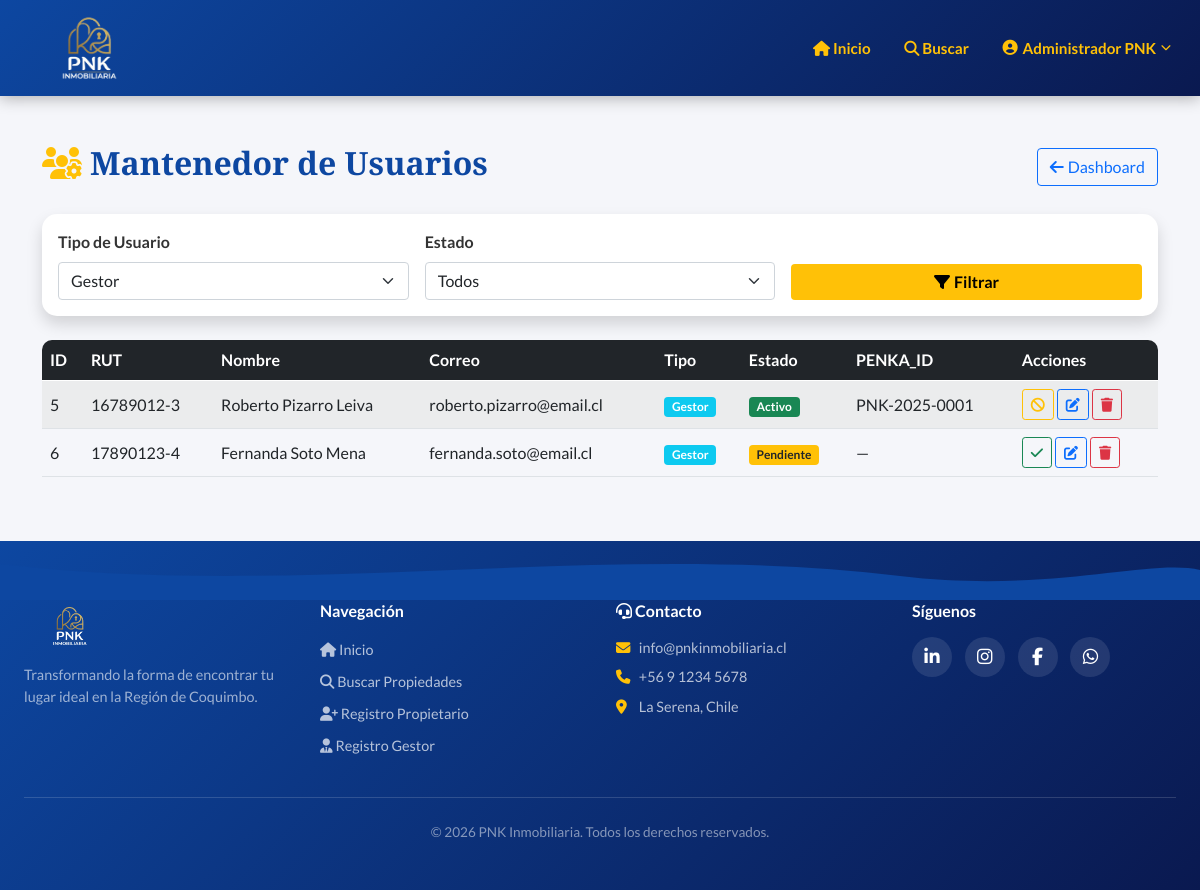
/crud-usuarios.php?tipo=gestor (signed in), run on the app's committed database.
### tables this page shows
CREATE TABLE usuarios (
    id              INT AUTO_INCREMENT PRIMARY KEY,
    rut             VARCHAR(12) NOT NULL UNIQUE,
    nombre_completo VARCHAR(150) NOT NULL,
    fecha_nacimiento DATE NULL,
    correo          VARCHAR(150) NOT NULL UNIQUE,
    password        VARCHAR(255) NOT NULL,
    sexo            ENUM('M','F') NULL,
    telefono        VARCHAR(20) NULL,
    tipo_usuario    ENUM('administrador','propietario','gestor') NOT NULL DEFAULT 'propietario',
    estado          ENUM('pendiente','activo','inactivo') NOT NULL DEFAULT 'pendiente',
    penka_id        VARCHAR(20) NULL COMMENT 'Solo para gestores, formato PNK-YYYY-XXXX',
    certificado_antecedentes VARCHAR(255) NULL COMMENT 'Ruta del archivo PDF/imagen',
    num_propiedad_bbr VARCHAR(50) NULL COMMENT 'Nro. propiedad Bienes Raíces (propietarios)',
    created_at      TIMESTAMP DEFAULT CURRENT_TIMESTAMP,
    updated_at      TIMESTAMP DEFAULT CURRENT_TIMESTAMP ON UPDATE CURRENT_TIMESTAMP,
    INDEX idx_tipo_usuario (tipo_usuario),
    INDEX idx_estado (estado),
    INDEX idx_correo (correo)
);

### includes/auth.php (called while the page is built, shortened)
<?php
function sanitize(string $input): string {
    return htmlspecialchars(trim($input), ENT_QUOTES, 'UTF-8');
}

### crud-usuarios.php (the view, shortened to what this page needs)
<?php
require_once 'includes/header.php';
$filtroTipo = $_GET['tipo'] ?? '';
$filtroEstado = $_GET['estado'] ?? '';
$page = max(1, intval($_GET['page'] ?? 1));
$perPage = 10;
$offset = ($page - 1) * $perPage;
$where = "WHERE 1=1";
$params = [];
if ($filtroTipo) { $where .= " AND tipo_usuario = ?"; $params[] = $filtroTipo; }
$stmt = $pdo->prepare("SELECT * FROM usuarios $where ORDER BY created_at DESC LIMIT $perPage OFFSET $offset");
$stmt->execute($params);
$usuarios = $stmt->fetchAll();
?>
<section class="container my-5">
    <div class="d-flex justify-content-between align-items-center mb-4">
        <h2 class="fw-bold"><i class="fas fa-users-cog text-warning me-2"></i>Mantenedor de Usuarios</h2>
        <a href="dashboard.php" class="btn btn-outline-primary"><i class="fas fa-arrow-left me-1"></i>Dashboard</a>
    </div>
    <div class="card premium-card border-0 shadow p-3 mb-4">
        <form method="GET" class="row g-3 align-items-end">
            <div class="col-md-4">
                <label class="form-label fw-bold">Tipo de Usuario</label>
                <select name="tipo" class="form-select">
                    <option value="gestor" <?= $filtroTipo==='gestor'?'selected':'' ?>>Gestor</option>
                </select>
            </div>
            <div class="col-md-4">
                <label class="form-label fw-bold">Estado</label>
                <select name="estado" class="form-select">
                    <option value="">Todos</option>
                </select>
            </div>
            <div class="col-md-4">
                <button class="btn btn-warning text-dark fw-bold w-100"><i class="fas fa-filter me-1"></i>Filtrar</button>
            </div>
        </form>
    </div>
    <div class="table-responsive">
        <table class="table table-striped table-hover align-middle">
            <thead class="table-dark">
                <tr><th>ID</th><th>RUT</th><th>Nombre</th><th>Correo</th><th>Tipo</th><th>Estado</th><th>PENKA_ID</th><th>Acciones</th></tr>
            </thead>
            <tbody>
            <?php foreach ($usuarios as $u): ?>
                <tr>
                    <td><?= $u['id'] ?></td>
                    <td><?= sanitize($u['rut']) ?></td>
                    <td><?= sanitize($u['nombre_completo']) ?></td>
                    <td><?= sanitize($u['correo']) ?></td>
                    <td><span class="badge bg-<?= $u['tipo_usuario']==='administrador'?'danger':($u['tipo_usuario']==='propietario'?'primary':'info') ?>"><?= ucfirst($u['tipo_usuario']) ?></span></td>
                    <td><span class="badge bg-<?= $u['estado']==='activo'?'success':($u['estado']==='pendiente'?'warning text-dark':'secondary') ?>"><?= ucfirst($u['estado']) ?></span></td>
                    <td><?= $u['penka_id'] ? sanitize($u['penka_id']) : '—' ?></td>
                    <td>
                        <?php if ($u['id'] > 1): ?>
                        <form method="POST" class="d-inline">
                            <button class="btn btn-sm btn-<?= $u['estado']==='activo'?'outline-warning':'outline-success' ?>" title="<?= $u['estado']==='activo'?'Desactivar':'Activar' ?>">
                                <i class="fas fa-<?= $u['estado']==='activo'?'ban':'check' ?>"></i>
                            </button>
                        </form>
                        <a href="?edit=<?= $u['id'] ?>&<?= http_build_query(['tipo'=>$filtroTipo,'estado'=>$filtroEstado,'page'=>$page]) ?>" class="btn btn-sm btn-outline-primary" title="Editar"><i class="fas fa-edit"></i></a>
                        <form method="POST" class="d-inline">
                            <button class="btn btn-sm btn-outline-danger" data-confirm="¿Eliminar este usuario?" title="Eliminar"><i class="fas fa-trash"></i></button>
                        </form>
                        <?php endif; ?>
                    </td>
                </tr>
            <?php endforeach; ?>
            </tbody>
        </table>
    </div>
</section>
<?php require_once 'includes/footer.php'; ?>

### css/style.css (style rules this page uses)
:root { --color-header: #0d47a1; --color-secundario: #1976d2; --color-acento: #ffc107; --color-texto: #ffffff; --color-dark: #0a1950; --color-gold: #d4a843; --font-heading: 'Playfair Display', Georgia, serif; --font-body: 'Lato', 'Segoe UI', sans-serif; --shadow-card: 0 10px 30px rgba(0, 0, 0, 0.08); --shadow-hover: 0 15px 35px rgba(0, 0, 0, 0.15); --radius: 15px; --transition: all 0.3s ease; }
* { box-sizing: border-box; }
body { font-family: var(--font-body); margin: 0; background: #f5f6fa; color: #333; min-height: 100vh; display: flex; flex-direction: column; }
h1, h2, h3, h4, h5, h6 { font-family: var(--font-heading); color: var(--color-header); font-weight: 700; }
.hero-section h1, .hero-section h2, .hero-section h3, .footer-pnk h1, .footer-pnk h2, .footer-pnk h3, .footer-pnk h4, .bg-header-institutional h1, .bg-header-institutional h2, .bg-header-institutional h3, .table-dark th { color: #fff; }
.premium-card { border: none; border-radius: var(--radius); box-shadow: var(--shadow-card); transition: var(--transition); background: #fff; }
.btn-custom, .btn-warning { background-color: var(--color-acento); color: #000 !important; font-weight: bold; border: none; transition: var(--transition); }
.table-striped tbody tr:nth-of-type(odd) { background-color: #f8f9fa; }
.table-responsive { border-radius: 10px; overflow: hidden; }
.premium-card { animation: fadeInUp 0.5s ease-out; }

### data on the page
usuarios: id "5", rut "16789012-3", nombre_completo "Roberto Pizarro Leiva", correo "roberto.pizarro@email.cl", tipo_usuario "Gestor", estado "Activo", penka "PNK-2025-0001"
usuarios: id "6", rut "17890123-4", nombre_completo "Fernanda Soto Mena", correo "fernanda.soto@email.cl", tipo_usuario "Gestor", estado "Pendiente"

### other printed values
getUserName() "Administrador PNK"
